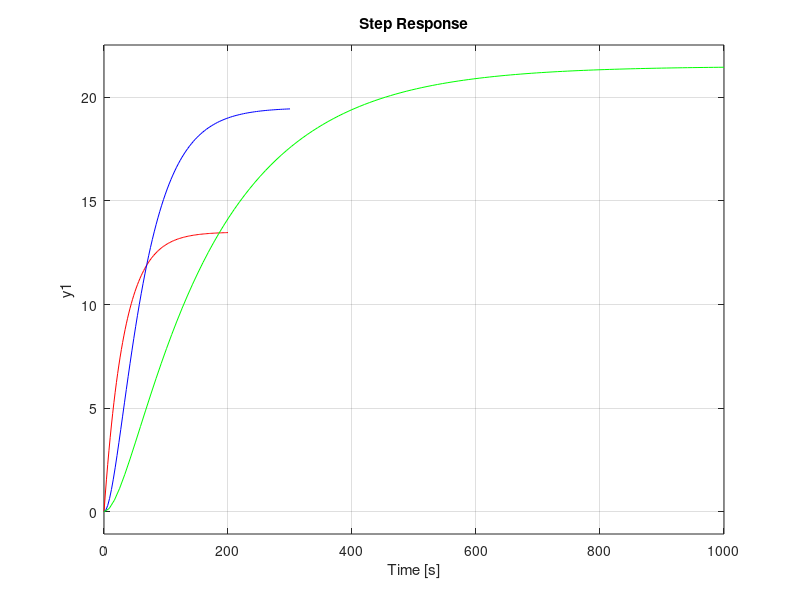

The MATLAB script that drew this image:
%Step response of non interacting system
%Diameter=92mm ; Area=6646 mm^2;
clc
clear all
close all

a=6646;
r1_ni = 0.00324;
r2_ni = 0.00702;

tau1_ni = 21.53;
tau2_ni = 46.64;

%step response of non interacting system
r1_int = 0.0126;
r2_int = 0.00774;

tau1_int = 83.10;
tau2_int = 51.44;

%Single-Capacity process
r = 0.00486
tau = a*r;
sys = tf(r*2777.8,[tau 1])

sys1 = tf(1,[tau1_ni 1]);
sys2 = tf(r2_ni*2777.8,[tau2_ni 1]);

%Multi-Capacity process
sys_NI = series(sys1,sys2)
sys_I = tf(r2_int*2777.8,[tau1_int*tau2_int tau1_int+tau2_int+a*r2_int 1])

step(sys, 'r')
hold on
step(sys_NI, 'b')
hold on
step(sys_I, 'g')